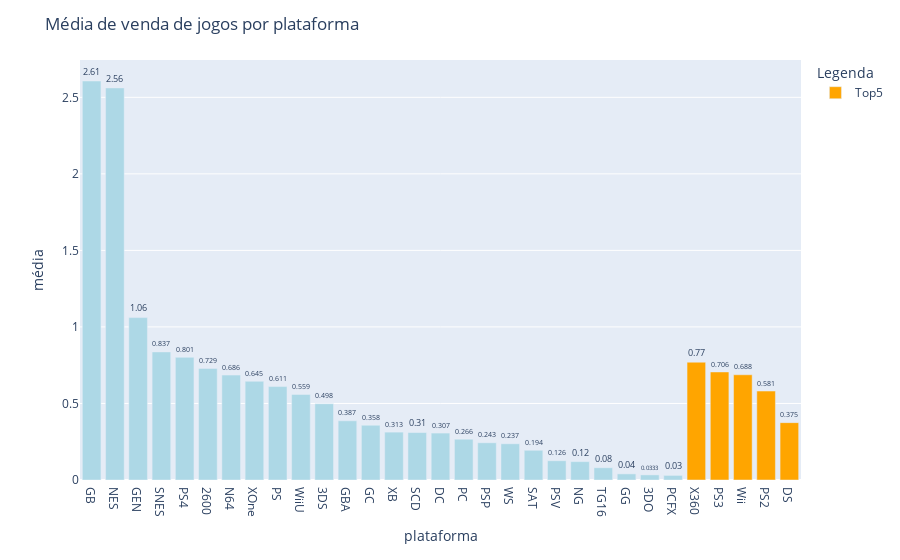

The cell this chart's notebook holds for it:
### Markdown cell above
A média de venda de jogos por plataforma varia bastante, conforme o gráfico abaixo

### Code cell
top5 = {'DS','Wii','PS2','PS3','X360'}

average_selling_platforms = data.groupby('platform')['total_sales'].mean().reset_index(name = 'mean').sort_values(by = 'mean',ascending = False)
average_selling_platforms['Legenda'] = average_selling_platforms['platform'].isin(top5)
average_selling_platforms['Legenda'] = average_selling_platforms['Legenda'].map({True: 'Top5', False: ''})

fig = px.bar(average_selling_platforms, x = 'platform', y= 'mean', color='Legenda', color_discrete_map={'': 'LightBlue', 'Top5': 'orange'},text = 'mean')
fig.update_layout(title = 'Média de venda de jogos por plataforma', yaxis_title = 'média',xaxis_title = 'plataforma')
fig.update_traces(textposition='outside',texttemplate='%{text:.3}')
fig.show()

### Figure 1 — Plotly figure (JSON) as saved in the notebook; plotly's stock layout.template omitted (floating-point values rounded to 4 significant figures)
{"data": [{"alignmentgroup": "True", "hovertemplate": "Legenda=<br>platform=%{x}<br>mean=%{text}<extra></extra>", "legendgroup": "", "marker": {"color": "LightBlue", "pattern": {"shape": ""}}, "name": "", "offsetgroup": "", "orientation": "v", "showlegend": false, "text": [2.607, 2.562, 1.061, 0.837, 0.8014, 0.7292, 0.6855, 0.645, 0.6106, 0.5591, 0.4981, 0.3867, 0.3578, 0.3128, 0.31, 0.3067, 0.2664, 0.2432, 0.2367, 0.1942, 0.1257, 0.12, 0.08, 0.04, 0.03333, 0.03], "textposition": "outside", "texttemplate": "%{text:.3}", "type": "bar", "x": ["GB", "NES", "GEN", "SNES", "PS4", "2600", "N64", "XOne", "PS", "WiiU", "3DS", "GBA", "GC", "XB", "SCD", "DC", "PC", "PSP", "WS", "SAT", "PSV", "NG", "TG16", "GG", "3DO", "PCFX"], "xaxis": "x", "y": [2.607, 2.562, 1.061, 0.837, 0.8014, 0.7292, 0.6855, 0.645, 0.6106, 0.5591, 0.4981, 0.3867, 0.3578, 0.3128, 0.31, 0.3067, 0.2664, 0.2432, 0.2367, 0.1942, 0.1257, 0.12, 0.08, 0.04, 0.03333, 0.03], "yaxis": "y"}, {"alignmentgroup": "True", "hovertemplate": "Legenda=Top5<br>platform=%{x}<br>mean=%{text}<extra></extra>", "legendgroup": "Top5", "marker": {"color": "orange", "pattern": {"shape": ""}}, "name": "Top5", "offsetgroup": "Top5", "orientation": "v", "showlegend": true, "text": [0.7697, 0.706, 0.6875, 0.5811, 0.3748], "textposition": "outside", "texttemplate": "%{text:.3}", "type": "bar", "x": ["X360", "PS3", "Wii", "PS2", "DS"], "xaxis": "x", "y": [0.7697, 0.706, 0.6875, 0.5811, 0.3748], "yaxis": "y"}], "layout": {"barmode": "relative", "legend": {"title": {"text": "Legenda"}, "tracegroupgap": 0}, "margin": {"t": 60}, "title": {"text": "Média de venda de jogos por plataforma"}, "xaxis": {"anchor": "y", "domain": [0, 1], "title": {"text": "plataforma"}}, "yaxis": {"anchor": "x", "domain": [0, 1], "title": {"text": "média"}}}}
